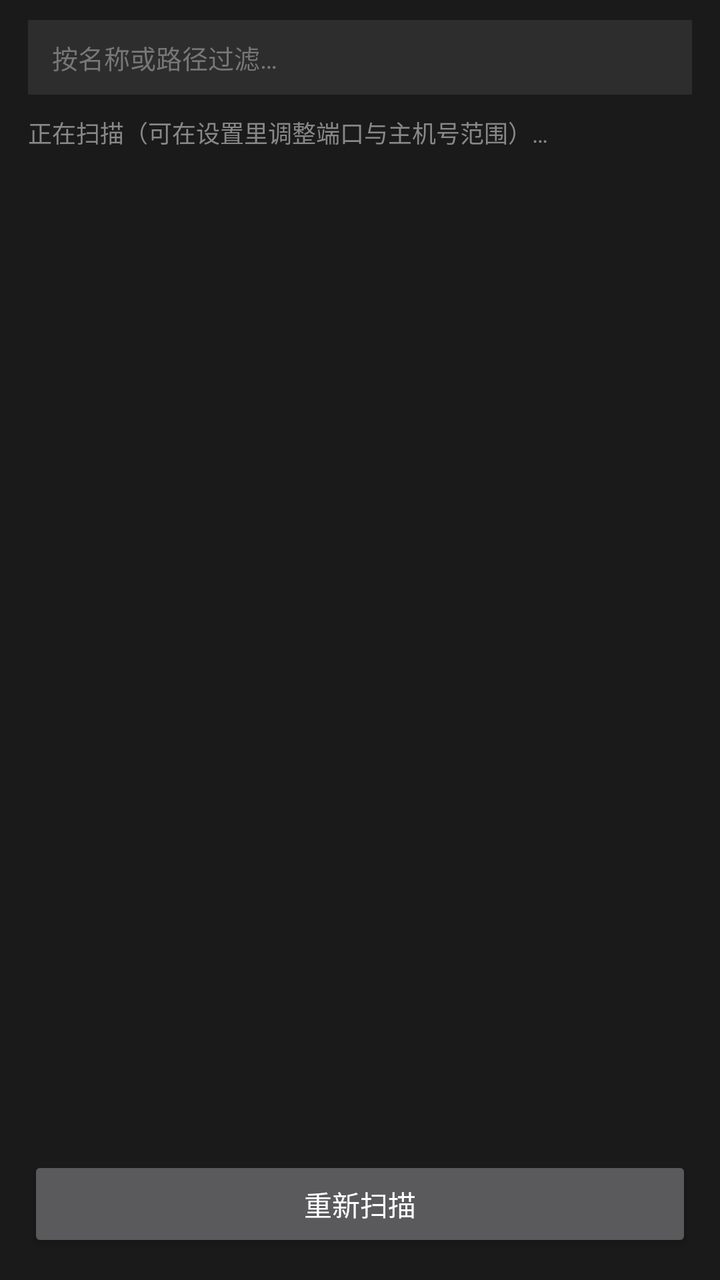
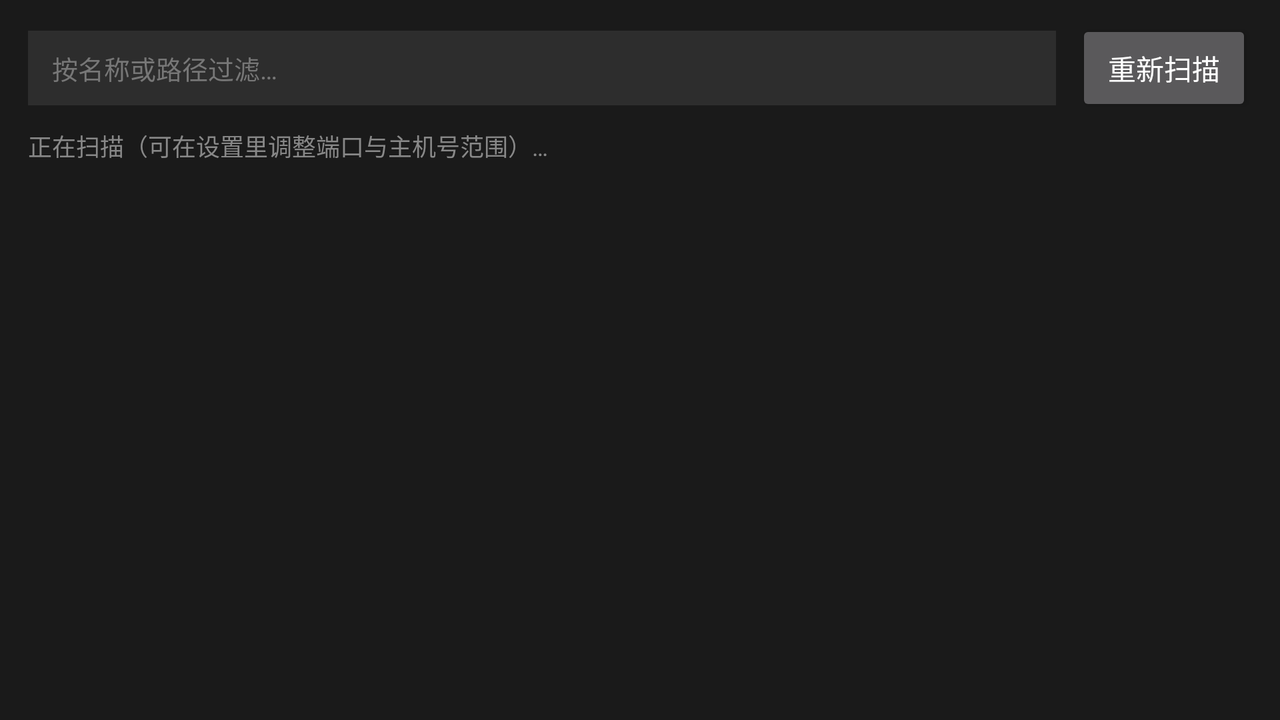

First picture: res/layout/ on a phone held upright. Second picture: the repository's own variant of that layout, on a device whose configuration matches the variant's folder. Source for both follows.
<!-- AndroidManifest.xml: application theme Theme.DogeMobile -->
<!-- res/layout/fragment_sessions.xml -->
<?xml version="1.0" encoding="utf-8"?>
<LinearLayout xmlns:android="http://schemas.android.com/apk/res/android"
    android:layout_width="match_parent"
    android:layout_height="match_parent"
    android:background="#1A1A1A"
    android:orientation="vertical">

    
    <EditText
        android:id="@+id/session_search"
        android:layout_width="match_parent"
        android:layout_height="wrap_content"
        android:layout_marginStart="14dp"
        android:layout_marginEnd="14dp"
        android:layout_marginTop="10dp"
        android:background="#2D2D2D"
        android:hint="@string/session_search_hint"
        android:imeOptions="actionSearch"
        android:inputType="text"
        android:maxLines="1"
        android:paddingStart="12dp"
        android:paddingEnd="12dp"
        android:paddingTop="9dp"
        android:paddingBottom="9dp"
        android:textColor="#E8E8E8"
        android:textColorHint="#777777"
        android:textSize="13sp" />

    <TextView
        android:id="@+id/session_hint"
        android:layout_width="match_parent"
        android:layout_height="wrap_content"
        android:paddingStart="14dp"
        android:layout_marginTop="10dp"
        android:layout_marginBottom="4dp"
        android:text="@string/session_scan_hint"
        android:textColor="#888888"
        android:textSize="12sp" />

    <androidx.recyclerview.widget.RecyclerView
        android:id="@+id/session_list"
        android:layout_width="match_parent"
        android:layout_height="0dp"
        android:layout_weight="1"
        android:clipToPadding="false"
        android:paddingBottom="8dp"
        android:scrollbars="vertical" />

    <Button
        android:id="@+id/btn_rescan"
        android:layout_width="match_parent"
        android:layout_height="wrap_content"
        android:layout_margin="14dp"
        android:text="@string/rescan_sessions" />
</LinearLayout>
<!-- resources referenced by this layout -->
<resources>
  <string name="rescan_sessions">重新扫描</string>
  <string name="session_scan_hint">正在扫描（可在设置里调整端口与主机号范围）…</string>
  <string name="session_search_hint">按名称或路径过滤…</string>
  <style name="Theme.DogeMobile" parent="Theme.AppCompat.NoActionBar">
          <item name="android:windowBackground">#1a1a1a</item>
          <item name="android:statusBarColor">#232323</item>
      </style>
</resources>
<!-- res/layout-land/fragment_sessions.xml (the repository's variant of the layout above) -->
<!-- drawn on the phone turned sideways -->
<?xml version="1.0" encoding="utf-8"?>
<LinearLayout xmlns:android="http://schemas.android.com/apk/res/android"
    android:layout_width="match_parent"
    android:layout_height="match_parent"
    android:background="#1A1A1A"
    android:orientation="vertical">

    
    <LinearLayout
        android:layout_width="match_parent"
        android:layout_height="wrap_content"
        android:gravity="center_vertical"
        android:orientation="horizontal"
        android:paddingStart="14dp"
        android:paddingEnd="14dp"
        android:paddingTop="10dp">

        <EditText
            android:id="@+id/session_search"
            android:layout_width="0dp"
            android:layout_height="wrap_content"
            android:layout_weight="1"
            android:background="#2D2D2D"
            android:hint="@string/session_search_hint"
            android:imeOptions="actionSearch"
            android:inputType="text"
            android:maxLines="1"
            android:paddingStart="12dp"
            android:paddingEnd="12dp"
            android:paddingTop="9dp"
            android:paddingBottom="9dp"
            android:textColor="#E8E8E8"
            android:textColorHint="#777777"
            android:textSize="13sp" />

        <Button
            android:id="@+id/btn_rescan"
            android:layout_width="wrap_content"
            android:layout_height="wrap_content"
            android:layout_marginStart="10dp"
            android:text="@string/rescan_sessions" />
    </LinearLayout>

    <TextView
        android:id="@+id/session_hint"
        android:layout_width="match_parent"
        android:layout_height="wrap_content"
        android:layout_marginTop="6dp"
        android:layout_marginBottom="4dp"
        android:paddingStart="14dp"
        android:text="@string/session_scan_hint"
        android:textColor="#888888"
        android:textSize="12sp" />

    <androidx.recyclerview.widget.RecyclerView
        android:id="@+id/session_list"
        android:layout_width="match_parent"
        android:layout_height="0dp"
        android:layout_weight="1"
        android:clipToPadding="false"
        android:paddingBottom="8dp"
        android:scrollbars="vertical" />
</LinearLayout>
